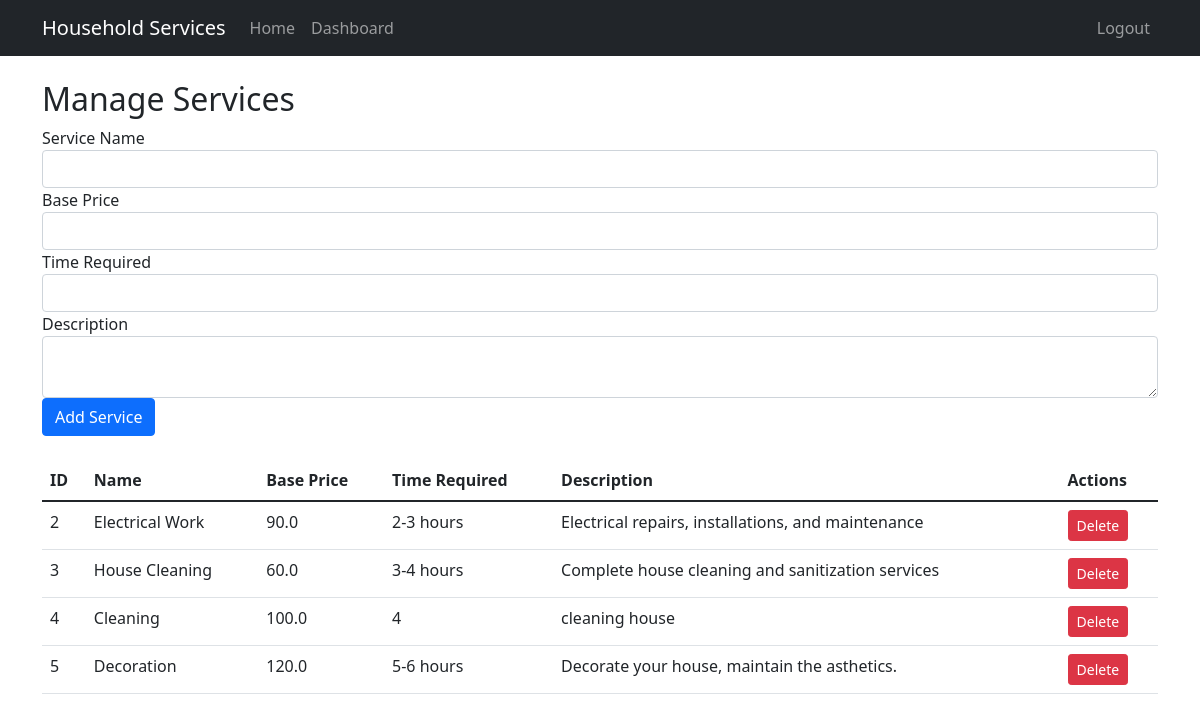
Screenshot of /admin/manage-services (signed in) with the database file from the repository.
### models/service.py (models this page shows)
class Service(db.Model):
    id = db.Column(db.Integer, primary_key=True)
    name = db.Column(db.String(100), nullable=False)
    base_price = db.Column(db.Float, nullable=False)
    time_required = db.Column(db.String(50))
    description = db.Column(db.Text)
    requests = db.relationship('ServiceRequest', back_populates='service', cascade='all, delete-orphan')

### routes/admin.py (the view, shortened to what this page needs)
@admin_bp.route('/manage-services', methods=['GET', 'POST'])
def manage_services():
    if session.get('role') != 'admin':
        return redirect(url_for('auth.login'))
    services = Service.query.all()
    return render_template('admin/manage_services.html', services=services)

### templates/admin/manage_services.html (shortened to what this page needs)
{% extends "base.html" %}
{% block content %}
<h2>Manage Services</h2>
<form method="post">
    <div class="form-group">
        <label for="service_name">Service Name</label>
        <input type="text" class="form-control" id="service_name" name="service_name" required>
    </div>
    <div class="form-group">
        <label for="base_price">Base Price</label>
        <input type="number" step="0.01" class="form-control" id="base_price" name="base_price" required>
    </div>
    <div class="form-group">
        <label for="time_required">Time Required</label>
        <input type="text" class="form-control" id="time_required" name="time_required">
    </div>
    <div class="form-group">
        <label for="description">Description</label>
        <textarea class="form-control" id="description" name="description"></textarea>
    </div>
    <button type="submit" class="btn btn-primary">Add Service</button>
</form>
<table class="table mt-4">
    <thead>
        <tr>
            <th>ID</th>
            <th>Name</th>
            <th>Base Price</th>
            <th>Time Required</th>
            <th>Description</th>
            <th>Actions</th>
        </tr>
    </thead>
    <tbody>
        {% for service in services %}
        <tr>
            <td>{{ service.id }}</td>
            <td>{{ service.name }}</td>
            <td>{{ service.base_price }}</td>
            <td>{{ service.time_required }}</td>
            <td>{{ service.description }}</td>
            <td>
               <form action="{{ url_for('admin.delete_service') }}" method="post" style="display:inline;">
                    <button type="submit" class="btn btn-sm btn-danger">Delete</button>
                </form>
            </td>
        </tr>
        {% endfor %}
    </tbody>
</table>
{% endblock %}

### rows the page displays
Service: id "2", name "Electrical Work", base_price "90.0", time_required "2-3 hours", description "Electrical repairs, installations, and maintenance"
Service: id "3", name "House Cleaning", base_price "60.0", time_required "3-4 hours", description "Complete house cleaning and sanitization services"
Service: id "4", name "Cleaning", base_price "100.0", time_required "4", description "cleaning house"
Service: id "5", name "Decoration", base_price "120.0", time_required "5-6 hours", description "Decorate your house, maintain the asthetics."
